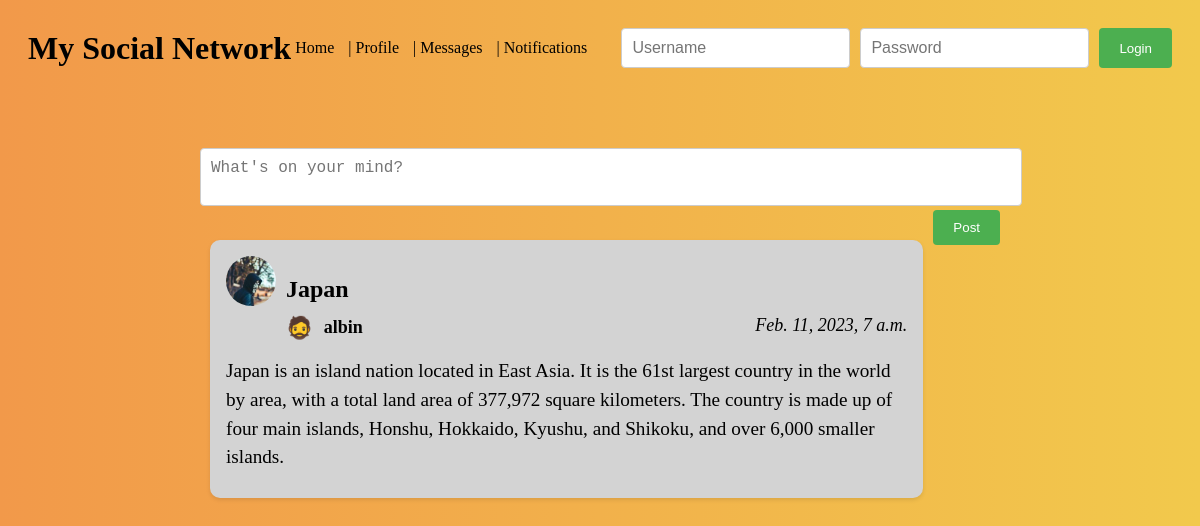
The app's page /post/4/ with its own data.
### blog/models.py (models this page shows, shortened)
class post(models.Model):
    title=models.CharField(max_length=100)
    date=models.DateTimeField(default=timezone.now)
    author=models.ForeignKey(User,on_delete=models.CASCADE)
    content=models.TextField()

### users/models.py (models this page shows, shortened)
class profile(models.Model):
    user=models.OneToOneField(User,on_delete=models.CASCADE)
    image = models.ImageField(default='default.jpg', upload_to='profile_pics')

### blog/views.py (the view)
class PostDetailView(DetailView):
      model = post

### blog/templates/blog/post_detail.html (shortened to what this page needs)
{%extends 'blog/base.html' %}
{%block b%}
<div class="post-container">
    <div class="post">
      <div class="profile-picture">
        <img src="{{ post.author.profile.image.url }}" alt="Profile Picture">
      </div>
      <h2 class="title">{{ object.title }}</h2>
      <div class="meta">
        <div class="author">
          <span class="author-icon">🧔</span> <b>{{ object.author }}</b>
        </div>
        <div class="date">{{ object.date }}</div>
      </div>
      <div class="content">
        <p>{{ object.content }}</p>
      </div>
    </div>
</div>
{%endblock%}

### blog/static/blog/main.css (style rules this page uses)
.post { background-color: #f2f2f2; padding: 20px; margin-bottom: 20px; }
.post p { margin: 10px 0; }

### blog/static/blog/post.css (style rules this page uses)
.post { width: 500px; background-color: lightgray; margin: 20px; padding: 20px; }
.title { font-size: 24px; margin-bottom: 10px; }
.meta { display: flex; justify-content: space-between; margin-bottom: 20px; }
.author { font-size: 18px; }
.date { font-size: 18px; }
.content { font-size: 18px; line-height: 1.5; }

### blog/static/blog/author.css (style rules this page uses)
.post { width: 50%; margin: 1em auto; padding: 1em; box-shadow: 2px 2px 4px rgba(0, 0, 0, 0.1); }
.title { font-size: 1.5em; margin-bottom: 0.5em; }
.meta { display: flex; justify-content: space-between; margin-bottom: 1em; }
.author { display: flex; align-items: center; }
.author-icon { font-size: 1.2em; margin-right: 0.5em; }
.date { font-style: italic; }
.content { font-size: 1.2em; line-height: 1.5; }

### blog/static/blog/aligment.css (style rules this page uses)
.post-container { display: flex; flex-wrap: wrap; justify-content: space-between; }
.post { width: 48%; margin-bottom: 20px; }

### users/static/user/profile.css (style rules this page uses)
.profile-picture { width: 200px; height: 200px; border-radius: 50%; overflow: hidden; margin-bottom: 20px; }
.profile-picture img { width: 100%; }

### blog/templates/blog/base.html (style rules this page uses)
body { background: linear-gradient(to right, #f2994a, #f2c94c); }

### blog/templates/blog/post_detail.html (style rules this page uses)
.post-container { display: flex; flex-wrap: wrap; }
.post { width: calc(100% - 10px); margin: 10px; box-shadow: 0 2px 4px rgba(0, 0, 0, 0.1); border-radius: 10px; overflow: hidden; }
.profile-picture { width: 50px; height: 50px; border-radius: 50%; overflow: hidden; float: left; margin-right: 10px; }
.profile-picture img { width: 100%; }

### records on screen
post: author.profile.image (picture), title "Japan", author "albin", date "Feb. 11, 2023, 7 a.m.", content "Japan is an island nation located in East Asia. It is the 61st largest country in the world by area, with a total land area of 377,972 square kilometers. The country is made up of four main islands, Honshu, Hokkaido, Kyushu, and Shikoku, and over 6,000 smaller islands."
